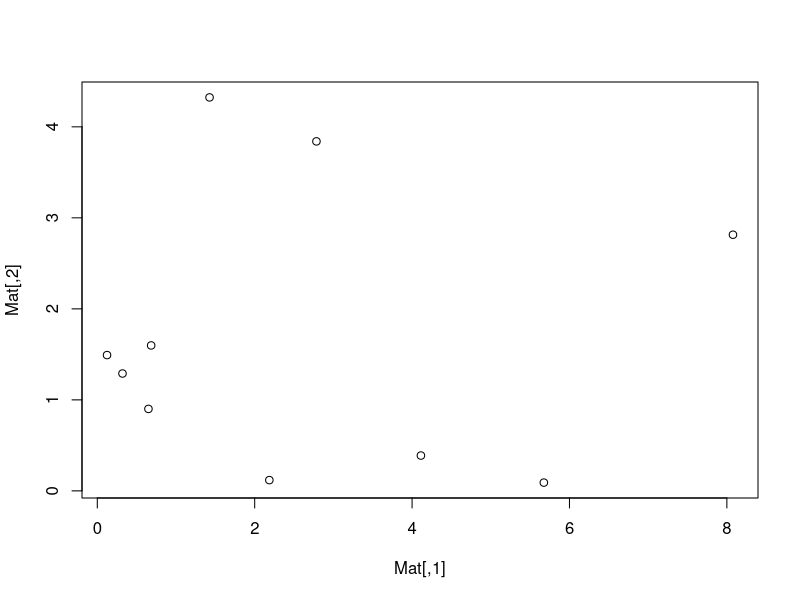

Generate this figure with R:
#1.	Написати функцію, яка має три обов’язкові вхідні параметри: 
#   два вектори однакової довжини та назву методу, за допомогою якого  буде знайдена 
#   відстань між двома векторами. Функція повинна реалізувати п’ять відстаней.

x<-c(2,4,1) #довільний вектор
y<-c(1,3,2)

#Відстані:

#Евклідова відстань

Euclidian<-function (x,y) {
  return(sqrt(sum((x-y)*(x-y))))
}

#Мінковського (Mod - модуль)

p<-2 #параметр для відстані Мінковського

Minkowski<-function(x,y,p){ 
  return((sum(Mod(x-y)^p))^(1/p))
}

#Манхетенська

Manhattan<-function(x,y){ 
    return(sum(Mod(x-y)))
}

#Чебишева

Chebyshev<-function(x,y){
  return(max(Mod(x-y)))
}

#Махаланобіса

W<-rbind(c(1,0,0), c(0,1,0), c(0,0,1)) #одинична матриця (W – додатньо-визначена матриця (додатковий параметр функції)) 
 
MahalanobisD<-function (x,y, W)
{ 
  A<-x-y #різниця веторів
  TA<-t(A) #транспонування вектора А
  res<-TA%*%W%*%A  #множимо транспонований вектор на одиничну матрицю і на різницю векторів 
  return(res)
}


#Вивід відстаней по номеру

ShowDistance<-function(x, y,n=1, p=2, W = NA){
   x<- switch (n,
       Euclidian(x,y),
       Minkowski(x,y,p),
       Manhattan(x,y),
       Chebyshev(x,y),
       MahalanobisD(x,y,W)
           )
     return(x)
   }

#2. Використовуючи функції з п.1, написати функцію для обчислення 
#   матриці відстаней N об’єктів

MD<-function(X, c = "1", p = NA, W= NA)
{#X= matrix(c(1, 1, 2, 1, 2, 3, 1, 2, 3), nrow = 3, ncol = 3)
 
  N=dim(X)[1]
  result <- matrix(NA, nrow = N, ncol = N) #пуста матриця для результату
  for (i in 1:N) 
  {
    for (j in 1:N) 
    {
      if(c == "1"){
        result[i,j] <- Euclidian(X[i,], X[j,])
      }
      if(c == "2"){
        result[i,j] <- Minkowski(X[i,], X[j,], p)
      }
      if(c == "3"){
        result[i,j] <- Manhattan(X[i,], X[j,])
      }
      if(c == "4"){
        result[i,j] <- Chebyshev(X[i,], X[j,])
      }
      if(c == "5"){
        result[i,j] <- MahalanobisD(X[i,], X[j,], W)
      }
    }
  }
  return (result)
}


#2.2 Побудувати матрицю схожості

MS <- function(X, p = NA, W= NA) #матриця подібності (Matrix Similarity)
   {   #X= matrix(c(1, 1, 2, 1, 2, 3, 1, 2, 3), nrow = 3, ncol = 3)
       MDR = MD(X)
       
       N=dim(X)[1]

       result <- matrix(NA, nrow = N, ncol = N)
        for (i in 1:N) 
        {   
            M <- max(MDR[i,])
            m <- min(MDR[i,])
            result[i,] <- 1- (MDR[i,]-m)/(M-m)
                 
        }
       
       return(result)
}



#3.	Згенерувати масив з 10 двовимірних точок в R^2,зобразити даний масив
#   на графіку та побудувати матрицю відстаней для даного двовимірного масиву. 

# двовимірна матриця згенерована з допомогою показникового розподілу
Mat<-matrix(rexp(20, rate=0.6),10,2) 
plot(Mat)

Rs<-function(Mat, c = "1", p = NA, W= NA)
{ N=dim(Mat)[1]
  result<-matrix(NA,N,N)    
 
    for (i in 1:N){
      
      for (j in 1:N){
        
        if(c == "1"){result[i,j] <- Euclidian(Mat[i,], Mat[j,])}
        if(c == "2"){result[i,j] <- Minkowski(Mat[i,], Mat[j,], p)}
        if(c == "3"){result[i,j] <- Manhattan(Mat[i,], Mat[j,])}
        if(c == "4"){result[i,j] <- Chebyshev(Mat[i,], Mat[j,])}
        if(c == "5"){result[i,j] <- MahalanobisD(Mat[i,], Mat[j,], W)}
      }
      
    }

  return(result)
}

